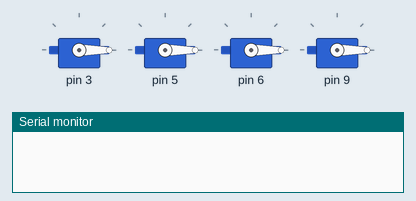
This sketch was run on a simulated Arduino Uno, built with avr-gcc and run on an emulated ATmega328P. On the bench: 4 × servo, the last lines printed to the serial monitor. Random numbers use the default seed unless the sketch sets one.

Above: at 0.1 s.
At 1.1 s:
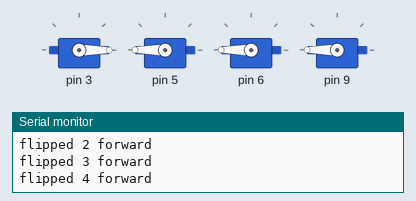
At 8.1 s:
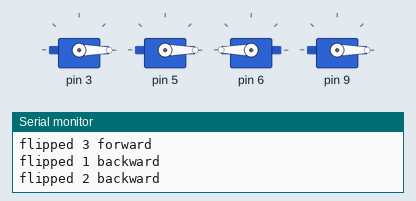
At 15.1 s:
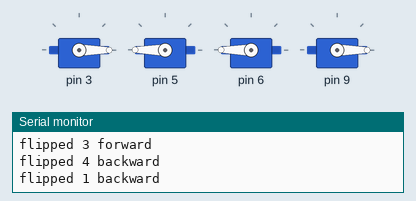
At 23.1 s:
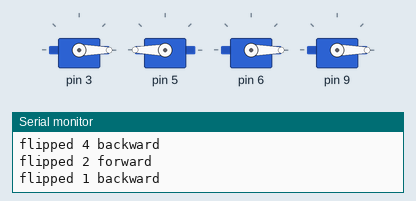
At 30.1 s:
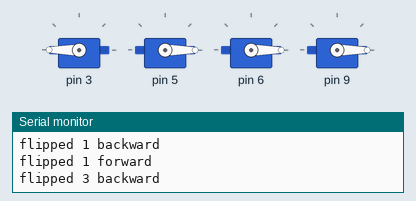
Timing chart, 0 to 40.0 s (numbered marks = the images above):
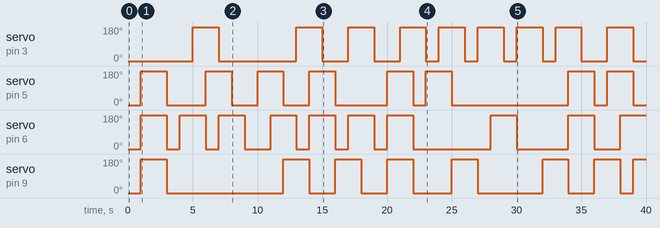

Measured:
- by itself, servo on pin 3: 0° → 180° at 5.0 s, → 0° 2.0 s later, → 180° 6.0 s later, → 0° 2.0 s later, … (18 changes in this stretch)
- by itself, servo on pin 5: 0° → 180° at 1.0 s, → 0° 2.0 s later, → 180° 3.0 s later, → 0° 2.0 s later, … (16 changes in this stretch)
- by itself, servo on pin 6: 0° → 180° at 1.0 s, → 0° 2.0 s later, → 180° 1.0 s later, → 0° 2.0 s later, … (19 changes in this stretch)
- by itself, servo on pin 9: 0° → 180° at 1.0 s, → 0° 2.0 s later, → 180° 9.0 s later, → 0° 2.0 s later, … (15 changes in this stretch)

The sketch:

servo_test.ino
```cpp
// #include <Servo.h>
//
// struct Target{
//   Servo servo;
//   int servo_pin;
//   unsigned long turn_time_millis = 0;
//   int flip_ok = 1;
// };
// Target target_one;
// Target target_two;
// Target target_three;
// Target target_four;
//
// long randNum;
//
// int time_elapsed(unsigned long target_time, unsigned long des_delay) {
//   return ((millis() - target_time) >= des_delay);
// }
//
// void target__flip_forward(Target target_to_flip) {
//   target_to_flip.flip_ok = 0;
//   target_to_flip.servo.write(180);
//   target_to_flip.turn_time_millis = millis();
// }
//
// void target__flip_back(Target target_to_flip) {
//   target_to_flip.flip_ok = 1;
//   target_to_flip.servo.write(0);
// }
//
// void setup() {
//   target_one.servo_pin = 5;
//   target_two.servo_pin = 6;
//   target_three.servo_pin = 9;
//   target_four.servo_pin = 10;
//
//   target_one.servo.attach(target_one.servo_pin);
//   target_two.servo.attach(target_two.servo_pin);
//   target_three.servo.attach(target_three.servo_pin);
//   target_four.servo.attach(target_four.servo_pin);
//
//   target_one.servo.write(0);
//   target_two.servo.write(0);
//   target_three.servo.write(0);
//   target_four.servo.write(0);
//
//   randomSeed(analogRead(0));
//   Serial.begin(9600);
// }
//
// void loop() {
//   // put your main code here, to run repeatedly:
//   randNum = random(15);
//   Serial.println(randNum);
//   if((randNum & 1) && target_one.flip_ok){
//     target__flip_forward(target_one);
//   }
//   if((randNum>>1 & 1) && target_two.flip_ok) {
//     target__flip_forward(target_two);
//   }
//   if((randNum>>2 & 1) && target_three.flip_ok) {
//     target__flip_forward(target_three);
//   }
//   if((randNum>>3 & 1) && target_four.flip_ok) {
//     target__flip_forward(target_four);
//   }
//
//   delay(1000);
//   if(time_elapsed(target_one.turn_time_millis, 2000)) {
//     target__flip_back(target_one);
//   }
//   if(time_elapsed(target_two.turn_time_millis, 2000)) {
//     target__flip_back(target_two);
//   }
//   if(time_elapsed(target_three.turn_time_millis, 2000)) {
//     target__flip_back(target_three);
//   }
//   if(time_elapsed(target_four.turn_time_millis, 2000)) {
//     target__flip_back(target_four);
//   }
// }
#include <Servo.h>
#include "target.h"

Target target1(3);
Target target2(5);
Target target3(6);
Target target4(9);

void setup() {
  target1.init_target();
  target2.init_target();
  target3.init_target();
  target4.init_target();

  randomSeed(analogRead(0));
  Serial.begin(9600);
  delay(1000);
}

long randNum;
void loop() {
  randNum = random(63);
  if((randNum & 1) && !target1.is_flipped_forward()) {
    target1.flip_forward();
    Serial.println("flipped 1 forward");
  }
  if((randNum>>1 & 1) && !target2.is_flipped_forward()) {
    target2.flip_forward();
    Serial.println("flipped 2 forward");
  }
  if((randNum>>2 & 1) && !target3.is_flipped_forward()) {
    target3.flip_forward();
    Serial.println("flipped 3 forward");
  }
  if((randNum>>3 & 1) && !target4.is_flipped_forward()) {
    target4.flip_forward();
    Serial.println("flipped 4 forward");
  }

  if(target1.turn_time_elapsed(2000) && target1.is_flipped_forward()) {
    target1.flip_backward();
    Serial.println("flipped 1 backward");
  }
  if(target2.turn_time_elapsed(2000) && target2.is_flipped_forward()) {
    target2.flip_backward();
    Serial.println("flipped 2 backward");
  }
  if(target3.turn_time_elapsed(2000) && target3.is_flipped_forward()) {
    target3.flip_backward();
    Serial.println("flipped 3 backward");
  }
  if(target4.turn_time_elapsed(2000) && target4.is_flipped_forward()) {
    target4.flip_backward();
    Serial.println("flipped 4 backward");
  }
  delay(1000);
}
```

target.cpp
```cpp
/*
File: target.h
Description: Library for running individual targets
** Use with arduino
*/
#include "target.h"
#include "Arduino.h"

Target::Target(int pin)
{
  servo_pin = pin;
  turn_time_millis = 0;
  flipped_forward = false;
}

void Target::init_target(void)
{
  servo.attach(servo_pin);
  servo.write(0);
}

void Target::flip_forward(void)
{
  servo.write(180);
  turn_time_millis = millis();
  flipped_forward = true;
}

void Target::flip_backward(void)
{
  servo.write(0);
  flipped_forward = false;
}

bool Target::turn_time_elapsed(unsigned long des_delay)
{
  if((millis()-turn_time_millis) >= des_delay) {
    return true;
  } else {
    return false;
  }

}

bool Target::is_flipped_forward(void)
{
  return flipped_forward;
}
```

target.h
```cpp
/*
File: target.h
Description: Library for running individual targets
** Use with arduino
*/
#ifndef _TARGET_H
#define _TARGET_H

#include "Arduino.h"
#include <Servo.h>

class Target
{
  public:
    Target(int pin);
    void init_target(void);
    void flip_forward(void);
    void flip_backward(void);
    bool turn_time_elapsed(unsigned long des_delay);
    bool is_flipped_forward(void);

  private:
    Servo servo;
    int servo_pin;
    unsigned long int turn_time_millis;
    bool flipped_forward;

};

#endif _TARGET_H
```
